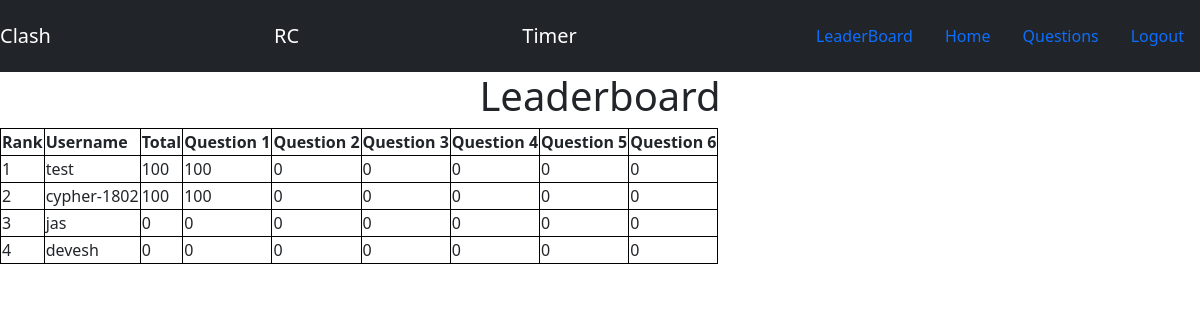
Screenshot of /clash/leaderboard (signed in) with the database file from the repository.
### clash/models.py (models this page shows, shortened)
class Player(models.Model):
    junior = models.BooleanField(null=True)
    user = models.OneToOneField(User, on_delete=models.CASCADE)
    total_score = models.IntegerField(null=True, default=0)
    ques1 = models.IntegerField(null=True, default=0)
    ques2 = models.IntegerField(null=True, default=0)
    ques3 = models.IntegerField(null=True, default=0)
    ques4 = models.IntegerField(null=True, default=0)
    ques5 = models.IntegerField(null=True, default=0)
    ques6 = models.IntegerField(null=True, default=0)

### clash/decorators.py (the view)
    def time_difference(request, *args, **kwargs):
        date_now = datetime.today()
        date_now_timestamp = int(date_now.timestamp())
        remain_seconds = final_time_timestamp - date_now_timestamp
        a = remain_seconds
        time_delta = timedelta(seconds=remain_seconds)
        remaining_seconds = time_delta.seconds  # extract seconds
        remaining_minutes, remaining_seconds = divmod(remaining_seconds, 60)
        remaining_hours, remaining_minutes = divmod(remaining_minutes, 60)
        print(remain_seconds)
        if a < 0:
            return clash.views.logout_view(request)
        else:
            return view_fun(request, *args, **kwargs)

### clash/views.py (called while the page is built)
@login_required
@timer
def leaderboard(request):
    if request.user.is_authenticated:
        data = []
        for user in Player.objects.order_by("-total_score"):
            data.append(user)
        return render(request, "leaderboard.html", {"data": data})

### clash/templates/leaderboard.html (shortened to what this page needs)
{% extends 'home.html' %}
{% block body %}
	<h1><center>Leaderboard</center></h1>
	<table>
		<tr>
			<th>Rank</th>
			<th>Username</th>
			<th>Total</th>
			<th>Question 1</th>
			<th>Question 2</th>
			<th>Question 3</th>
			<th>Question 4</th>
			<th>Question 5</th>
			<th>Question 6</th>
		</tr>
		{% for result in data %}
		<tr>
			<td>{{forloop.counter}}</td>
			<td>{{result.user.username}}</td>
			<td>{{result.total_score}}</td>
			<td>{{result.ques1}}</td>
			<td>{{result.ques2}}</td>
			<td>{{result.ques3}}</td>
			<td>{{result.ques4}}</td>
			<td>{{result.ques5}}</td>
			<td>{{result.ques6}}</td>
		</tr>
		{% endfor %}
	</table>
	<br>
{%endblock%}

### clash/templates/leaderboard.html (style rules this page uses)
table, th, td { border: 1px solid black; border-collapse: collapse; }

### rows the page displays
Player: user.username "test", total_score "100", ques1 "100", ques2 "0", ques3 "0", ques4 "0", ques5 "0", ques6 "0"
Player: user.username "cypher-1802", total_score "100", ques1 "100", ques2 "0", ques3 "0", ques4 "0", ques5 "0", ques6 "0"
Player: user.username "jas", total_score "0", ques1 "0", ques2 "0", ques3 "0", ques4 "0", ques5 "0", ques6 "0"
Player: user.username "devesh", total_score "0", ques1 "0", ques2 "0", ques3 "0", ques4 "0", ques5 "0", ques6 "0"
